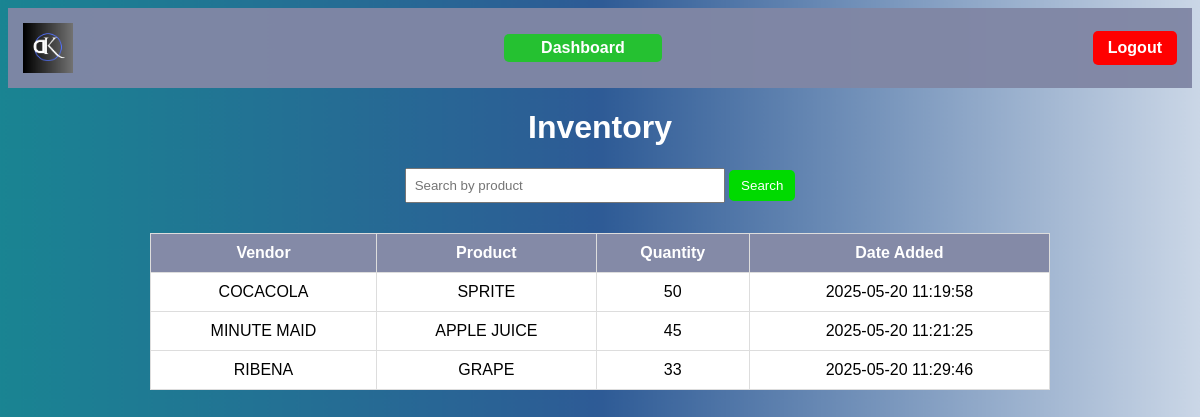
The page /inventory.php on the database its author committed.
### tables this page shows
CREATE TABLE `inventory` (
  `id` int(11) NOT NULL,
  `vendor` varchar(100) NOT NULL,
  `product_name` varchar(100) NOT NULL,
  `quantity` int(11) NOT NULL,
  `date_added` datetime DEFAULT current_timestamp()
);

### inventory.php (the view, shortened to what this page needs)
<?php
require 'connect.php';
$user_role = $_SESSION['role'] ?? 'guest';
function getNavbar($role, $current_page) {
    $nav = '<nav class="navbar">';
    $nav .= '<img src="logo.png" alt="Logo">';
    $nav .= '<div class="center-nav">';
    $nav .= '<div class="nav-link-container">';
    $nav .= '<a href="dashboard.php"' . ($current_page == 'dashboard.php' ? ' class="active"' : '') . '>Dashboard</a>';
    $nav .= '</div>';
    $nav .= '</div>';
    $nav .= '<a href="logout.php" class="logout">Logout</a>';
    $nav .= '</nav>';
    return $nav;
}
$search = $_GET['search'] ?? '';
$search_query = "SELECT * FROM inventory";
$stmt = $conn->prepare($search_query);
$stmt->execute();
$inventory_result = $stmt->get_result();
$current_page = basename($_SERVER['PHP_SELF']);
?>
<!DOCTYPE html>
<html lang="en">
<head>
</head>
<body>
    <?= getNavbar($user_role, $current_page); ?>
    <div class="container">
        <h1>Inventory</h1>
        <form method="GET" action="">
            <input type="text" name="search" placeholder="Search by product" value="<?= htmlspecialchars($search) ?>">
            <button type="submit">Search</button>
        </form>
        <table>
            <tr>
                <th>Vendor</th>
                <th>Product</th>
                <th>Quantity</th>
                <th>Date Added</th>
            </tr>
            <?php if ($inventory_result->num_rows > 0): ?>
                <?php while ($row = $inventory_result->fetch_assoc()): ?>
                    <tr>
                        <td><?= htmlspecialchars($row['vendor']) ?></td>
                        <td><?= htmlspecialchars($row['product_name']) ?></td>
                        <td><?= htmlspecialchars($row['quantity']) ?></td>
                        <td><?= htmlspecialchars($row['date_added']) ?></td>
                    </tr>
                <?php endwhile; ?>
            <?php else: ?>
                <tr>
                    <td colspan="4">No inventory found.</td>
                </tr>
            <?php endif; ?>
        </table>
    </div>
</body>
</html>

### inventory.php (style rules this page uses)
body { background: url('background2.png') no-repeat center center fixed; background-size: cover; font-family: Arial, sans-serif; color: #fff; }
.navbar { background-color: rgba(128, 135, 165, 0.97); padding: 15px; display: flex; align-items: center; justify-content: space-between; }
.navbar img { width: 50px; height: auto; }
.center-nav { display: flex; justify-content: center; flex-grow: 1; align-items: center; }
.center-nav a { margin: 0 15px; text-decoration: none; color: white; font-weight: bold; padding: 8px 12px; border-radius: 5px; }
.nav-link-container { background-color: rgba(0, 218, 0, 0.7); padding: 5px 10px; border-radius: 5px; margin: 0 5px; }
.logout { text-decoration: none; background-color: red; color: white; padding: 8px 15px; border-radius: 5px; font-weight: bold; }
.container { margin: 20px auto; max-width: 900px; text-align: center; }
table { width: 100%; border-collapse: collapse; margin-top: 20px; background: white; color: black; }
th, td { padding: 10px; border: 1px solid #ddd; text-align: center; }
th { background: rgba(128, 135, 165, 0.97); color: white; }
input[type="text"] { padding: 8px; margin-bottom: 10px; width: 300px; }
button { padding: 8px 12px; background-color: rgb(0, 218, 0); border: none; color: white; border-radius: 5px; cursor: pointer; }

### rows shown on the page
inventory: vendor "COCACOLA", product_name "SPRITE", quantity "50", date_added "2025-05-20 11:19:58"
inventory: vendor "MINUTE MAID", product_name "APPLE JUICE", quantity "45", date_added "2025-05-20 11:21:25"
inventory: vendor "RIBENA", product_name "GRAPE", quantity "33", date_added "2025-05-20 11:29:46"
